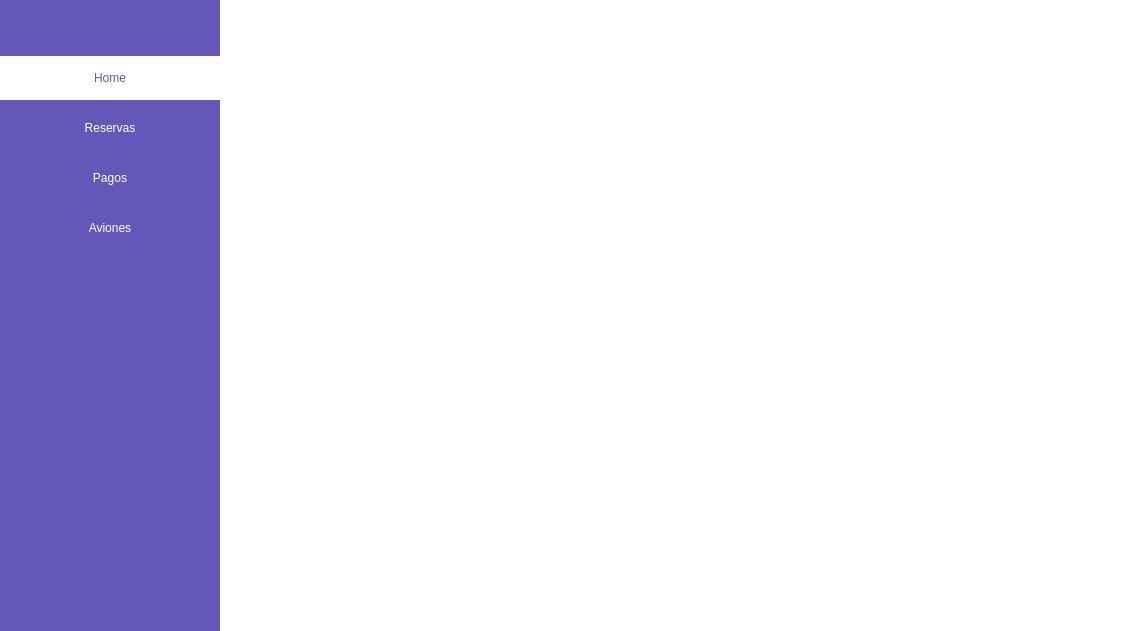
<?xml version="1.0" encoding="UTF-8"?>
<ui version="4.0">
 <class>MainWindow</class>
 <widget class="QMainWindow" name="MainWindow">
  <property name="geometry">
   <rect>
    <x>0</x>
    <y>0</y>
    <width>1141</width>
    <height>631</height>
   </rect>
  </property>
  <property name="windowTitle">
   <string>MainWindow</string>
  </property>
  <property name="styleSheet">
   <string notr="true">background-color: rgb(99, 87, 183);</string>
  </property>
  <widget class="QWidget" name="centralwidget">
   <property name="styleSheet">
    <string notr="true">background-color: #6357B7;</string>
   </property>
   <layout class="QHBoxLayout" name="horizontalLayout">
    <property name="spacing">
     <number>0</number>
    </property>
    <property name="leftMargin">
     <number>0</number>
    </property>
    <property name="topMargin">
     <number>0</number>
    </property>
    <property name="rightMargin">
     <number>0</number>
    </property>
    <property name="bottomMargin">
     <number>0</number>
    </property>
    <item>
     <widget class="QWidget" name="widget" native="true">
      <property name="minimumSize">
       <size>
        <width>220</width>
        <height>0</height>
       </size>
      </property>
      <property name="maximumSize">
       <size>
        <width>220</width>
        <height>16777215</height>
       </size>
      </property>
      <property name="styleSheet">
       <string notr="true">QWidget
{
    background-color: #6357B7;
    border-top-right-radius: 25px;
	border-bottom-right-radius: 25px;
}

QPushButton
{
    color: white;
    background-color: #6357B7;
    border-radius: 15px;
    font: 14pt &quot;Bahnschrift&quot;;
}

QPushButton:disabled
{
    color: #6357B7;
    background-color: white;
    border-radius: 0px;
}</string>
      </property>
      <layout class="QVBoxLayout" name="verticalLayout">
       <property name="leftMargin">
        <number>0</number>
       </property>
       <property name="topMargin">
        <number>0</number>
       </property>
       <property name="rightMargin">
        <number>0</number>
       </property>
       <property name="bottomMargin">
        <number>0</number>
       </property>
       <item>
        <widget class="QWidget" name="widget_4" native="true">
         <property name="minimumSize">
          <size>
           <width>0</width>
           <height>50</height>
          </size>
         </property>
         <property name="maximumSize">
          <size>
           <width>16777215</width>
           <height>50</height>
          </size>
         </property>
        </widget>
       </item>
       <item>
        <widget class="QPushButton" name="home">
         <property name="enabled">
          <bool>false</bool>
         </property>
         <property name="minimumSize">
          <size>
           <width>220</width>
           <height>44</height>
          </size>
         </property>
         <property name="maximumSize">
          <size>
           <width>220</width>
           <height>44</height>
          </size>
         </property>
         <property name="layoutDirection">
          <enum>Qt::LeftToRight</enum>
         </property>
         <property name="autoFillBackground">
          <bool>false</bool>
         </property>
         <property name="text">
          <string>Home</string>
         </property>
        </widget>
       </item>
       <item>
        <widget class="QPushButton" name="reservas">
         <property name="minimumSize">
          <size>
           <width>0</width>
           <height>44</height>
          </size>
         </property>
         <property name="maximumSize">
          <size>
           <width>16777215</width>
           <height>44</height>
          </size>
         </property>
         <property name="text">
          <string>Reservas</string>
         </property>
        </widget>
       </item>
       <item>
        <widget class="QPushButton" name="pagos">
         <property name="minimumSize">
          <size>
           <width>0</width>
           <height>44</height>
          </size>
         </property>
         <property name="maximumSize">
          <size>
           <width>16777215</width>
           <height>44</height>
          </size>
         </property>
         <property name="text">
          <string>Pagos</string>
         </property>
        </widget>
       </item>
       <item>
        <widget class="QPushButton" name="aviones">
         <property name="minimumSize">
          <size>
           <width>0</width>
           <height>44</height>
          </size>
         </property>
         <property name="maximumSize">
          <size>
           <width>16777215</width>
           <height>44</height>
          </size>
         </property>
         <property name="text">
          <string>Aviones</string>
         </property>
        </widget>
       </item>
       <item>
        <widget class="QWidget" name="widget_3" native="true">
         <property name="minimumSize">
          <size>
           <width>0</width>
           <height>250</height>
          </size>
         </property>
         <property name="maximumSize">
          <size>
           <width>16777215</width>
           <height>500</height>
          </size>
         </property>
        </widget>
       </item>
      </layout>
     </widget>
    </item>
    <item>
     <widget class="QStackedWidget" name="stackedWidget_main">
      <property name="styleSheet">
       <string notr="true">
QWidget
{
    background-color: white;
}

QPushButton
{
    color: white;
    background-color: #6357B7;
    border-radius: 15px;
    font: 14pt &quot;Bahnschrift&quot;;
}

QPushButton:Pressed
{
    background-color: #C397E4;
}

QPushButton:disabled
{
    color: #6357B7;
    background-color: white;
    border-radius: 0px;
}

QLineEdit
{
    color: #6357B7;
    background-color: white;
    border : 2px solid #6357B7;
    border-radius: 15px;
    font: 10pt &quot;Bahnschrift&quot;;
    border: 1px solid #6357B7;
    padding: 10px;
}

QLabel
{
    background-color: transparent;
    color: #6357B7;
    font: 12pt &quot;Bahnschrift&quot;;
}</string>
      </property>
     </widget>
    </item>
   </layout>
  </widget>
 </widget>
 <resources/>
 <connections/>
</ui>
